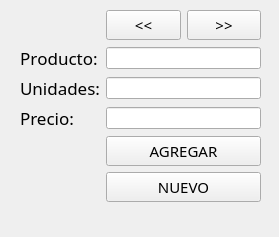
<?xml version="1.0" encoding="UTF-8"?>
<ui version="4.0">
 <class>registerProduct</class>
 <widget class="QWidget" name="registerProduct">
  <property name="geometry">
   <rect>
    <x>0</x>
    <y>0</y>
    <width>279</width>
    <height>237</height>
   </rect>
  </property>
  <property name="windowTitle">
   <string>REGISTRO DE PRODUCTOS</string>
  </property>
  <widget class="QWidget" name="layoutWidget">
   <property name="geometry">
    <rect>
     <x>20</x>
     <y>10</y>
     <width>241</width>
     <height>192</height>
    </rect>
   </property>
   <layout class="QGridLayout" name="gridLayout">
    <item row="3" column="0">
     <widget class="QLabel" name="label_3">
      <property name="font">
       <font>
        <family>Titillium Web</family>
        <pointsize>13</pointsize>
       </font>
      </property>
      <property name="text">
       <string>Precio:</string>
      </property>
     </widget>
    </item>
    <item row="2" column="0">
     <widget class="QLabel" name="label_2">
      <property name="font">
       <font>
        <family>Titillium Web</family>
        <pointsize>13</pointsize>
       </font>
      </property>
      <property name="text">
       <string>Unidades:</string>
      </property>
     </widget>
    </item>
    <item row="4" column="1">
     <widget class="QPushButton" name="btn_agregar">
      <property name="font">
       <font>
        <family>Segoe UI Semilight</family>
        <pointsize>11</pointsize>
       </font>
      </property>
      <property name="text">
       <string>AGREGAR</string>
      </property>
     </widget>
    </item>
    <item row="1" column="0">
     <widget class="QLabel" name="label">
      <property name="font">
       <font>
        <family>Segoe UI Semilight</family>
        <pointsize>13</pointsize>
        <italic>false</italic>
        <underline>false</underline>
        <strikeout>false</strikeout>
        <kerning>false</kerning>
        <fontweight>Medium</fontweight>
       </font>
      </property>
      <property name="text">
       <string>Producto:</string>
      </property>
     </widget>
    </item>
    <item row="2" column="1">
     <widget class="QLineEdit" name="txt_unidades"/>
    </item>
    <item row="3" column="1">
     <widget class="QLineEdit" name="txt_precio"/>
    </item>
    <item row="0" column="1">
     <layout class="QHBoxLayout" name="horizontalLayout">
      <item>
       <widget class="QPushButton" name="btn_previous">
        <property name="font">
         <font>
          <family>Segoe UI Semilight</family>
          <pointsize>11</pointsize>
         </font>
        </property>
        <property name="text">
         <string>&lt;&lt;</string>
        </property>
       </widget>
      </item>
      <item>
       <widget class="QPushButton" name="btn_next">
        <property name="font">
         <font>
          <family>Segoe UI Semilight</family>
          <pointsize>11</pointsize>
         </font>
        </property>
        <property name="text">
         <string>&gt;&gt;</string>
        </property>
       </widget>
      </item>
     </layout>
    </item>
    <item row="1" column="1">
     <widget class="QLineEdit" name="txt_producto"/>
    </item>
    <item row="5" column="1">
     <widget class="QPushButton" name="btn_new">
      <property name="font">
       <font>
        <family>Segoe UI Semilight</family>
        <pointsize>11</pointsize>
       </font>
      </property>
      <property name="text">
       <string>NUEVO</string>
      </property>
     </widget>
    </item>
   </layout>
  </widget>
 </widget>
 <resources/>
 <connections/>
</ui>
